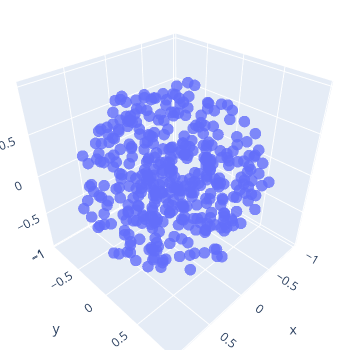

The notebook cell this image was saved under:
### Code cell
cart, sphr = sample_unit_sphere_random(N=400)

x, y, z = cart.T
plot_points(x, y, z)

### Figure 1 — Plotly figure (JSON) as saved in the notebook; plotly's stock layout.template omitted (floating-point values rounded to 4 significant figures; data arrays with more than 128 entries replaced by an {"elided": "..."} marker saying what was removed)
{"data": [{"marker": {"opacity": 0.8, "size": 4}, "mode": "markers", "type": "scatter3d", "x": {"elided": "400 float values"}, "y": {"elided": "400 float values"}, "z": {"elided": "400 float values"}}], "layout": {"autosize": false, "height": 350, "margin": {"b": 0, "l": 0, "r": 0, "t": 0}, "width": 350}}
